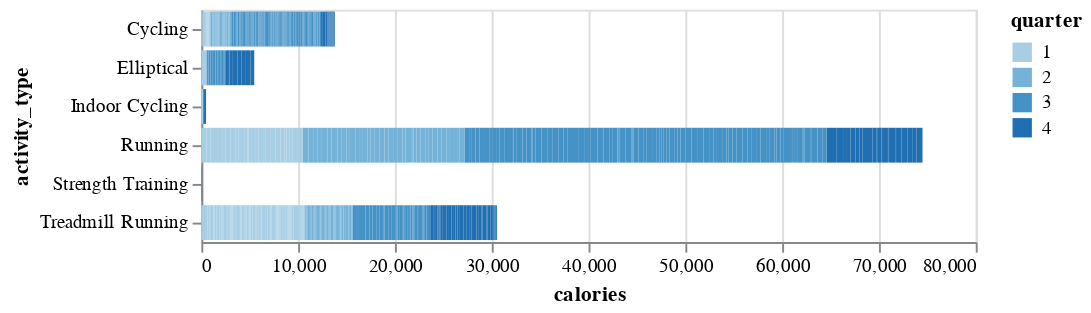

Notebook source saved alongside this figure:
### Markdown cell above
## Example 8

What does the distribution of my workouts look like when I split them by the quarter of the year in which each workout took place?

Things to keep in mind:
- We need the distribution of a quantitative variable, split by the quarter of the year in which the workout took place.

### Code cell
alt.Chart(df).mark_bar().encode(
    x='calories:Q',
    y='activity_type',
    color='quarter:O'
)

### Figure 1 — Vega-Lite specification as saved in the notebook (floating-point values rounded to 4 significant figures; data arrays with more than 128 entries replaced by an {"elided": "..."} marker saying what was removed)
{"config": {"view": {"continuousWidth": 400, "continuousHeight": 300}}, "data": {"name": "data-966ff7181620070dcf563ee66955f1ad"}, "mark": "bar", "encoding": {"color": {"type": "ordinal", "field": "quarter"}, "x": {"type": "quantitative", "field": "calories"}, "y": {"type": "nominal", "field": "activity_type"}}, "$schema": "https://vega.github.io/schema/vega-lite/v4.0.2.json", "datasets": {"data-966ff7181620070dcf563ee66955f1ad": {"elided": "574 records"}}}
